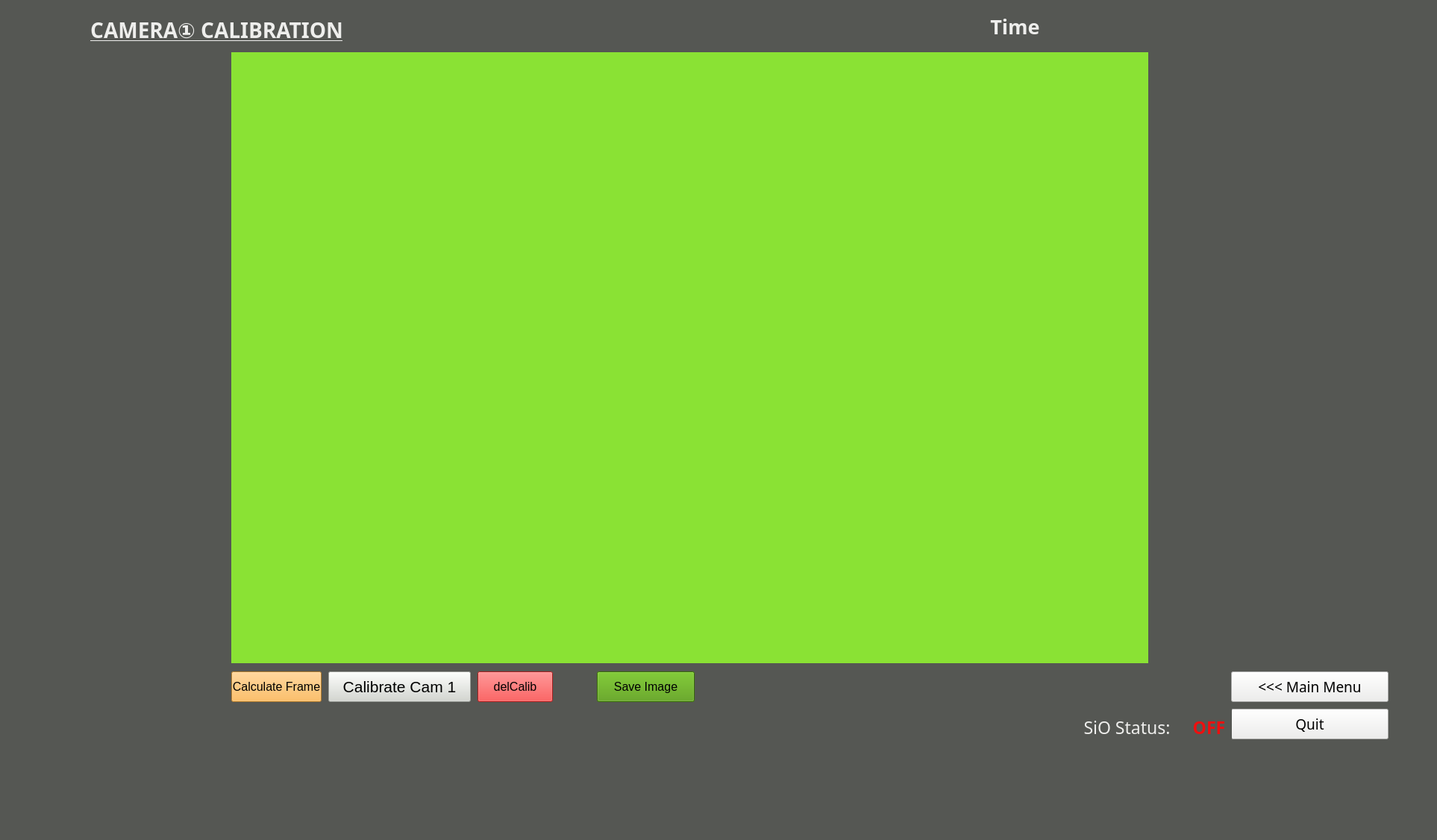
<?xml version="1.0" encoding="UTF-8"?>
<ui version="4.0">
 <class>CameraCalibration1</class>
 <widget class="QMainWindow" name="CameraCalibration1">
  <property name="enabled">
   <bool>true</bool>
  </property>
  <property name="geometry">
   <rect>
    <x>0</x>
    <y>0</y>
    <width>1926</width>
    <height>1126</height>
   </rect>
  </property>
  <property name="windowTitle">
   <string>MainWindow</string>
  </property>
  <property name="styleSheet">
   <string notr="true">background-color: rgb(85, 87, 83);</string>
  </property>
  <widget class="QWidget" name="calibrationWidget">
   <property name="enabled">
    <bool>true</bool>
   </property>
   <widget class="QLabel" name="label">
    <property name="geometry">
     <rect>
      <x>50</x>
      <y>20</y>
      <width>481</width>
      <height>41</height>
     </rect>
    </property>
    <property name="font">
     <font>
      <family>Ubuntu Mono</family>
      <pointsize>21</pointsize>
      <weight>75</weight>
      <bold>true</bold>
      <underline>true</underline>
     </font>
    </property>
    <property name="styleSheet">
     <string notr="true">color: rgb(238, 238, 236);</string>
    </property>
    <property name="text">
     <string>CAMERA① CALIBRATION</string>
    </property>
    <property name="alignment">
     <set>Qt::AlignCenter</set>
    </property>
   </widget>
   <widget class="QLabel" name="camFrame">
    <property name="geometry">
     <rect>
      <x>310</x>
      <y>70</y>
      <width>1229</width>
      <height>819</height>
     </rect>
    </property>
    <property name="styleSheet">
     <string notr="true">background-color: rgb(138, 226, 52);</string>
    </property>
    <property name="text">
     <string/>
    </property>
    <property name="alignment">
     <set>Qt::AlignCenter</set>
    </property>
   </widget>
   <widget class="QPushButton" name="calibCam">
    <property name="geometry">
     <rect>
      <x>440</x>
      <y>900</y>
      <width>191</width>
      <height>41</height>
     </rect>
    </property>
    <property name="font">
     <font>
      <pointsize>16</pointsize>
     </font>
    </property>
    <property name="styleSheet">
     <string notr="true">background-color: rgb(211, 215, 207);</string>
    </property>
    <property name="text">
     <string>Calibrate Cam 1</string>
    </property>
   </widget>
   <widget class="QPushButton" name="calibSingleFrame">
    <property name="geometry">
     <rect>
      <x>310</x>
      <y>900</y>
      <width>121</width>
      <height>41</height>
     </rect>
    </property>
    <property name="font">
     <font>
      <pointsize>12</pointsize>
     </font>
    </property>
    <property name="styleSheet">
     <string notr="true">background-color: rgb(252, 175, 62);</string>
    </property>
    <property name="text">
     <string>Calculate Frame</string>
    </property>
   </widget>
   <widget class="QPushButton" name="delCalib">
    <property name="geometry">
     <rect>
      <x>640</x>
      <y>900</y>
      <width>101</width>
      <height>41</height>
     </rect>
    </property>
    <property name="font">
     <font>
      <pointsize>12</pointsize>
     </font>
    </property>
    <property name="styleSheet">
     <string notr="true">background-color: rgb(239, 41, 41);</string>
    </property>
    <property name="text">
     <string>delCalib</string>
    </property>
   </widget>
   <widget class="QPushButton" name="arucoCheck">
    <property name="geometry">
     <rect>
      <x>800</x>
      <y>900</y>
      <width>131</width>
      <height>41</height>
     </rect>
    </property>
    <property name="font">
     <font>
      <pointsize>12</pointsize>
     </font>
    </property>
    <property name="styleSheet">
     <string notr="true">background-color: rgb(78, 154, 6);</string>
    </property>
    <property name="text">
     <string>Save Image</string>
    </property>
   </widget>
   <widget class="QPushButton" name="quitbutton">
    <property name="geometry">
     <rect>
      <x>1650</x>
      <y>950</y>
      <width>211</width>
      <height>41</height>
     </rect>
    </property>
    <property name="font">
     <font>
      <family>Ubuntu Mono</family>
      <pointsize>14</pointsize>
     </font>
    </property>
    <property name="styleSheet">
     <string notr="true">background-color: rgb(238, 238, 236);</string>
    </property>
    <property name="text">
     <string>Quit</string>
    </property>
   </widget>
   <widget class="QPushButton" name="mainmenubutton">
    <property name="geometry">
     <rect>
      <x>1650</x>
      <y>900</y>
      <width>211</width>
      <height>41</height>
     </rect>
    </property>
    <property name="font">
     <font>
      <family>Ubuntu Mono</family>
      <pointsize>14</pointsize>
     </font>
    </property>
    <property name="styleSheet">
     <string notr="true">background-color: rgb(238, 238, 236);</string>
    </property>
    <property name="text">
     <string>&lt;&lt;&lt; Main Menu</string>
    </property>
   </widget>
   <widget class="QLabel" name="label_5">
    <property name="geometry">
     <rect>
      <x>1440</x>
      <y>950</y>
      <width>141</width>
      <height>41</height>
     </rect>
    </property>
    <property name="font">
     <font>
      <family>Ubuntu Mono</family>
      <pointsize>17</pointsize>
      <weight>50</weight>
      <bold>false</bold>
      <underline>false</underline>
     </font>
    </property>
    <property name="styleSheet">
     <string notr="true">color: rgb(238, 238, 236);</string>
    </property>
    <property name="text">
     <string>SiO Status:</string>
    </property>
    <property name="alignment">
     <set>Qt::AlignBottom|Qt::AlignHCenter</set>
    </property>
   </widget>
   <widget class="QLabel" name="status_sio">
    <property name="geometry">
     <rect>
      <x>1590</x>
      <y>950</y>
      <width>61</width>
      <height>41</height>
     </rect>
    </property>
    <property name="font">
     <font>
      <family>Ubuntu Mono</family>
      <pointsize>17</pointsize>
      <weight>75</weight>
      <bold>true</bold>
      <underline>false</underline>
     </font>
    </property>
    <property name="styleSheet">
     <string notr="true">color: rgb(238, 15, 15);</string>
    </property>
    <property name="text">
     <string>OFF</string>
    </property>
    <property name="alignment">
     <set>Qt::AlignBottom|Qt::AlignHCenter</set>
    </property>
   </widget>
   <widget class="QLabel" name="timeLabel">
    <property name="geometry">
     <rect>
      <x>1180</x>
      <y>10</y>
      <width>361</width>
      <height>51</height>
     </rect>
    </property>
    <property name="font">
     <font>
      <family>Ubuntu Mono</family>
      <pointsize>20</pointsize>
      <weight>75</weight>
      <bold>true</bold>
     </font>
    </property>
    <property name="styleSheet">
     <string notr="true">color: rgb(238, 238, 236);</string>
    </property>
    <property name="text">
     <string>Time</string>
    </property>
    <property name="alignment">
     <set>Qt::AlignCenter</set>
    </property>
   </widget>
  </widget>
  <widget class="QMenuBar" name="menubar">
   <property name="geometry">
    <rect>
     <x>0</x>
     <y>0</y>
     <width>1926</width>
     <height>21</height>
    </rect>
   </property>
  </widget>
  <widget class="QStatusBar" name="statusbar"/>
 </widget>
 <resources/>
 <connections/>
</ui>
